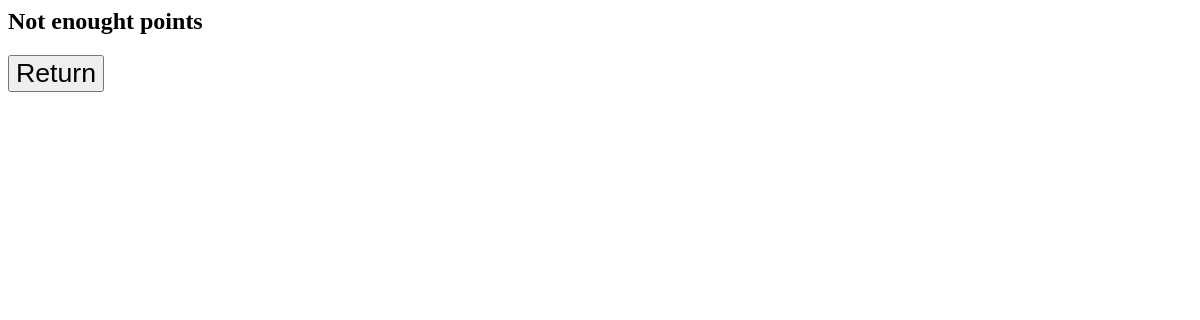
/modules/buy_points.php?id=2&owner=3 (signed in), run on an earlier commit of the app's database.
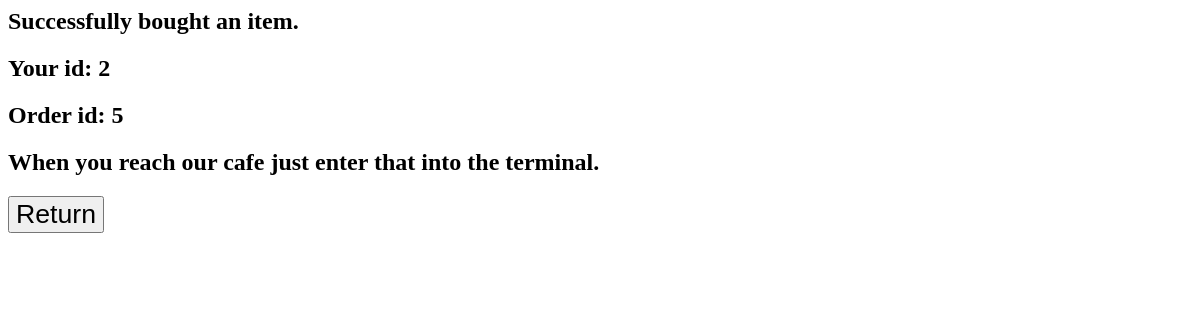
And on a later commit of the database.
### tables this page shows
CREATE TABLE `users` (
  `id` int(11) NOT NULL,
  `owner` tinyint(1) NOT NULL,
  `login` varchar(48) NOT NULL,
  `password` varchar(64) NOT NULL,
  `email` varchar(48) NOT NULL,
  `money` int(11) NOT NULL,
  `points` int(11) NOT NULL,
  `avatar_id` int(11) NOT NULL
);

CREATE TABLE `orders_points` (
  `id` int(11) NOT NULL,
  `user_id` int(11) NOT NULL,
  `menu_id` int(11) NOT NULL
);

### Modules/buy_points.php (the view, shortened to what this page needs)
<?php
require '../connect.php';
$id = htmlspecialchars(addslashes($_GET['id']));
$owner_id = htmlspecialchars(addslashes($_GET['owner']));
$owner = mysqli_fetch_assoc(mysqli_query($db, "SELECT * FROM users WHERE id = " . $owner_id));
$user = mysqli_fetch_assoc(mysqli_query($db, "SELECT * FROM users WHERE login = '" . $_SESSION['login'] . "'"));
$item = mysqli_fetch_assoc(mysqli_query($db, "SELECT * FROM menu_points WHERE id = " . $id));
if (!$user['owner'] && $user['points'] >= $item['points']) {
    $new_points = $user['points'] - $item['points'];
    $owner_points = $owner['points'] + $item['points'];
    mysqli_query($db, "UPDATE users SET points = $new_points WHERE id = " . $user['id']);
    mysqli_query($db, "UPDATE users SET points = $owner_points WHERE id = " . $owner['id']);
    $user_id = $user['id'];
    $item_id = $item['id'];
    mysqli_query($db, "INSERT INTO orders_points (`user_id`, `menu_id`) VALUES ('$user_id', '$item_id')");
    $order = mysqli_fetch_assoc(mysqli_query($db, "SELECT * FROM orders_points WHERE id=(SELECT max(id) FROM orders_points)"));
    echo '<h2>Successfully bought an item.</h2>';
    echo '<h2>Your id: ' . $user['id'] . '</h2>';
    echo '<h2>Order id: ' . $order['id'] . '</h2>';
    echo '<h2>When you reach our cafe just enter that into the terminal.</h2>';
} else {
    if ($user['owner']) {
        echo '<h2>Failure. You can`t buy from owner`s account</h2>';
    } else {
        echo '<h2>Not enought points</h2>';
    }
}
?>
<!DOCTYPE html>
<html lang="en">
<head>
</head>
<body>
<button><a href="../index.php?page=special_menu" style="font-size: 2em; text-decoration: none; color: black;">Return</a></button>
</body>
</html>

What changed in the data, as far as the page shows it:
now on this page (row edited): users: id "2"
changed users: points 0 → 365 (drawn)
added orders_points: id "5"
Also different on the page:
text no longer shown: "Not enought points"
text now shown: "Successfully bought an item. Your id: Order id: When you reach our cafe just enter that into the terminal."
